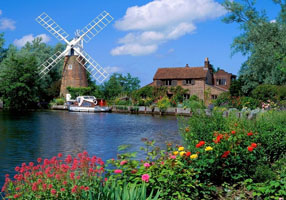
#> input picture assets/1.jpg, 286 x 200 px; its folder holds only this picture in this run
$ python -i color_cast_detection.py   (imports and definitions only)
#> lines starting #> are read from the running program, lines starting #| are printed output that depends on the picture
#> further down, picture is the input picture: shape (200, 286, 3); mean B, G, R 112.6, 108.2, 82.1
"""
偏色检测算法 - Python实现
Color Cast Detection Algorithm

基于色彩统计分析的图像质量评估技术，
支持灰度世界假设和白点检测两种检测策略。

Author: GlimmerLab
Date: 2024
"""

import cv2
import numpy as np
import logging
import time
from typing import Tuple, Optional, List, Dict, Any, Union
from dataclasses import dataclass
from pathlib import Path
import math

# 配置日志
# [1 line not run here, left out]
logger = logging.getLogger(__name__)


@dataclass
class ColorStatistics:
    """色彩统计信息数据结构"""
    mean_rgb: np.ndarray             # RGB均值
    std_rgb: np.ndarray              # RGB标准差
    max_rgb: np.ndarray              # RGB最大值
    min_rgb: np.ndarray              # RGB最小值
    brightness_avg: float            # 平均亮度
    contrast_measure: float          # 对比度度量


@dataclass
class ColorCastResult:
    """偏色检测结果数据结构"""
    has_color_cast: bool             # 是否存在偏色
    cast_vector: np.ndarray          # 偏色向量
    cast_magnitude: float            # 偏色程度
    dominant_color: str              # 主要偏色方向
    confidence: float                # 检测置信度
    correction_vector: np.ndarray    # 建议校正向量


@dataclass
class ColorCastParams:
    """偏色检测参数配置"""
    gray_world_threshold: float = 0.05      # 灰度世界偏色阈值
    white_point_threshold: float = 0.8      # 白点亮度阈值
    cast_score_threshold: float = 0.08      # 综合偏色评分阈值
    correction_strength: float = 0.5        # 校正强度
    min_pixels_for_analysis: int = 1000     # 分析所需最少像素数


class ColorCastDetector:
    """偏色检测处理类"""

    def __init__(self, params: Optional[ColorCastParams] = None):
        """
        初始化偏色检测器

        Args:
            params: 检测参数配置
        """
        self.params = params or ColorCastParams()
        logger.info(f"初始化偏色检测器，灰度世界阈值: {self.params.gray_world_threshold}")

    def compute_color_statistics(self, image: np.ndarray) -> ColorStatistics:
        """
        计算图像的色彩统计特征

        Args:
            image: 输入图像

        Returns:
            色彩统计信息
        """
        if image is None or image.size == 0:
            raise ValueError("输入图像为空")

        if len(image.shape) == 3 and image.shape[2] == 3:
            # 转换为浮点数格式
            float_image = image.astype(np.float64) / 255.0
        else:
            raise ValueError("输入图像必须是三通道彩色图像")

        # 分离RGB通道
        channels = cv2.split(float_image)

        # 计算各通道统计量
        mean_rgb = np.array([np.mean(ch) for ch in channels])
#> mean_rgb = [0.442, 0.424, 0.322]
        std_rgb = np.array([np.std(ch) for ch in channels])
#> std_rgb = [0.323, 0.2, 0.199]
        max_rgb = np.array([np.max(ch) for ch in channels])
#> max_rgb = [1, 1, 1]
        min_rgb = np.array([np.min(ch) for ch in channels])
#> min_rgb = [0, 0, 0]

        # 计算整体亮度（使用感知加权）
        gray = cv2.cvtColor(float_image.astype(np.float32), cv2.COLOR_BGR2GRAY)
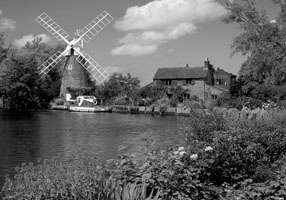
#> gray: shape (200, 286) float32; min 0, max 1, mean 0.396
        brightness_avg = np.mean(gray)
#> brightness_avg = 0.396

        # 计算对比度度量
        contrast_measure = np.std(gray) / (brightness_avg + 1e-6)
#> contrast_measure = 0.497

        return ColorStatistics(
            mean_rgb=mean_rgb,
            std_rgb=std_rgb,
            max_rgb=max_rgb,
            min_rgb=min_rgb,
            brightness_avg=brightness_avg,
            contrast_measure=contrast_measure
        )

    def detect_color_cast_gray_world(self, image: np.ndarray) -> ColorCastResult:
        """
        使用灰度世界假设检测偏色

        Args:
            image: 输入图像

        Returns:
            偏色检测结果
        """
        # 计算色彩统计
        stats = self.compute_color_statistics(image)

        # 计算全局均值作为基准
        global_mean = np.mean(stats.mean_rgb)
#> global_mean = 0.396

        # 计算偏色向量
        cast_vector = stats.mean_rgb - global_mean
#> cast_vector = [0.0457, 0.0282, -0.0739]

        # 计算偏色程度
        cast_magnitude = np.linalg.norm(cast_vector)
#> cast_magnitude = 0.0914

        # 判断是否存在显著偏色
        has_color_cast = cast_magnitude > self.params.gray_world_threshold
#> has_color_cast = True

        # 确定主要偏色方向
        dominant_color = "色彩平衡"
        if has_color_cast:
            max_channel = np.argmax(np.abs(cast_vector))
#> max_channel = 2
            color_names = ["蓝色", "绿色", "红色"]
            direction = "偏" if cast_vector[max_channel] > 0 else "缺"
#> direction = '缺'
            dominant_color = direction + color_names[max_channel]
#> dominant_color = '缺红色'

        # 计算检测置信度
        confidence = min(1.0, cast_magnitude / 0.2)  # 归一化到[0,1]
#> confidence = 0.457

        # 计算校正向量
        correction_vector = -cast_vector * self.params.correction_strength
#> correction_vector = [-0.0228, -0.0141, 0.037]

        return ColorCastResult(
            has_color_cast=has_color_cast,
            cast_vector=cast_vector,
            cast_magnitude=cast_magnitude,
            dominant_color=dominant_color,
            confidence=confidence,
            correction_vector=correction_vector
        )

    def detect_color_cast_white_point(self, image: np.ndarray) -> ColorCastResult:
        """
        使用白点检测法检测偏色

        Args:
            image: 输入图像

        Returns:
            偏色检测结果
        """
        # 转换为浮点数格式
        float_image = image.astype(np.float64) / 255.0

        # 计算亮度
        gray = cv2.cvtColor(float_image.astype(np.float32), cv2.COLOR_BGR2GRAY)

        # 寻找最亮像素
        max_brightness = np.max(gray)
#> max_brightness = 1
        max_locations = np.where(gray == max_brightness)
#> max_locations = ([98, 108], [67, 91])

        # 检查白点的可靠性
        reliable_white_point = max_brightness >= self.params.white_point_threshold
#> reliable_white_point = True

        if reliable_white_point and len(max_locations[0]) > 0:
            # 获取白点的色彩值（取第一个最亮点）
            y, x = max_locations[0][0], max_locations[1][0]
#> y = 98; x = 67
            white_point_color = float_image[y, x]
#> white_point_color = [1, 1, 1]

            # 理想白点应该是(1.0, 1.0, 1.0)
            ideal_white = np.array([1.0, 1.0, 1.0])

            # 计算偏色向量
            cast_vector = white_point_color - ideal_white
#> cast_vector = [0, 0, 0]

            # 计算偏色程度
            cast_magnitude = np.linalg.norm(cast_vector)
#> cast_magnitude = 0

            # 归一化偏色程度
            white_brightness = np.linalg.norm(white_point_color)
#> white_brightness = 1.73
            if white_brightness > 0:
                cast_magnitude /= white_brightness

            # 判断是否存在偏色
            has_color_cast = cast_magnitude > 0.1
#> has_color_cast = False

            # 确定主要偏色方向
            dominant_color = "色彩平衡"
            if has_color_cast:
                max_channel = np.argmax(np.abs(cast_vector))
                color_names = ["蓝色", "绿色", "红色"]
                direction = "偏" if cast_vector[max_channel] > 0 else "缺"
                dominant_color = direction + color_names[max_channel]

            confidence = 0.8 if reliable_white_point else 0.3
#> confidence = 0.8

        else:
            # 没有可靠白点
            cast_vector = np.array([0.0, 0.0, 0.0])
            cast_magnitude = 0.0
            has_color_cast = False
            dominant_color = "无法确定"
            confidence = 0.0

        # 计算校正向量
        correction_vector = -cast_vector * self.params.correction_strength
#> correction_vector = [0, 0, 0]

        return ColorCastResult(
            has_color_cast=has_color_cast,
            cast_vector=cast_vector,
            cast_magnitude=cast_magnitude,
            dominant_color=dominant_color,
            confidence=confidence,
            correction_vector=correction_vector
        )

    def detect_color_cast_comprehensive(self, image: np.ndarray) -> Dict[str, Any]:
        """
        综合多种方法的偏色检测

        Args:
            image: 输入图像

        Returns:
            综合检测结果字典
        """
        # 分别使用两种方法
        gray_world_result = self.detect_color_cast_gray_world(image)
        white_point_result = self.detect_color_cast_white_point(image)

        # 融合两种方法的结果
        gray_world_weight = 0.6
        white_point_weight = 0.4

        # 如果白点不可靠，增加灰度世界的权重
        if white_point_result.confidence < 0.5:
            gray_world_weight = 0.8
            white_point_weight = 0.2

        # 计算综合偏色程度
        final_cast_score = (gray_world_weight * gray_world_result.cast_magnitude +
                           white_point_weight * white_point_result.cast_magnitude)
#> final_cast_score = 0.0548

        # 生成综合评估
        if final_cast_score < 0.03:
            cast_assessment = "色彩平衡良好"
        elif final_cast_score < 0.08:
            cast_assessment = "轻微偏色"
        elif final_cast_score < 0.15:
            cast_assessment = "中等偏色"
        else:
            cast_assessment = "严重偏色"

        # 确定主要偏色方向（优先考虑置信度高的结果）
        if gray_world_result.confidence > white_point_result.confidence:
            dominant_color = gray_world_result.dominant_color
        else:
            dominant_color = white_point_result.dominant_color
#> dominant_color = '色彩平衡'

        # 计算综合校正向量
        correction_vector = (gray_world_weight * gray_world_result.correction_vector +
                           white_point_weight * white_point_result.correction_vector)
#> correction_vector = [-0.0137, -0.00847, 0.0222]

        return {
            'gray_world_result': gray_world_result,
            'white_point_result': white_point_result,
            'final_cast_score': final_cast_score,
            'cast_assessment': cast_assessment,
            'dominant_color': dominant_color,
            'has_color_cast': final_cast_score > self.params.cast_score_threshold,
            'correction_vector': correction_vector,
            'confidence': max(gray_world_result.confidence, white_point_result.confidence)
        }

    # [344 lines left out: functions apply_color_correction, analyze_image_regions, generate_cast_heatmap, visualize_results, demo_basic_detection, demo_color_correction and 3 more, not called in this run]


# [20 lines not run here, left out]

>>> import cv2
>>> picture = cv2.imread('../../assets/1.jpg')
>>> result = ColorCastDetector().detect_color_cast_comprehensive(picture)
#> result = 8 items

$ run again, on assets/3.jpg
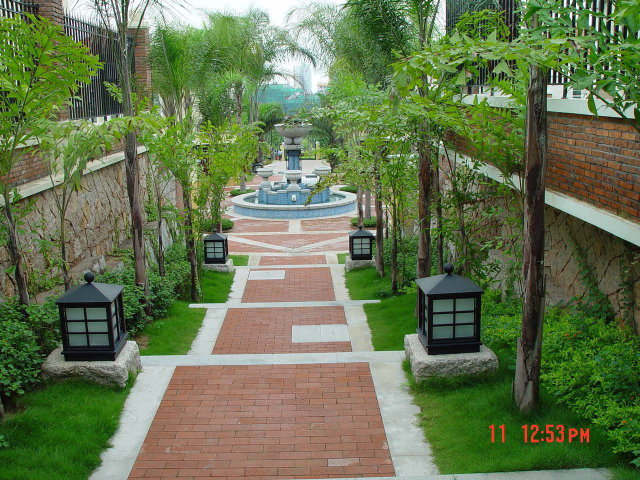
#> input picture assets/3.jpg, 1280 x 960 px (shown at 1/2 size)
#> picture is the input picture: shape (960, 1280, 3); mean B, G, R 79.2, 116.8, 101.5
#> mean_rgb = [0.311, 0.458, 0.398]
#> std_rgb = [0.246, 0.202, 0.229]
#> max_rgb = [1, 1, 1]
#> min_rgb = [0, 0, 0]
#> in compute_color_statistics, `gray = cv2.cvtColor(float_image.astype(np.float32), cv2.COLOR_BGR2GRAY)`:
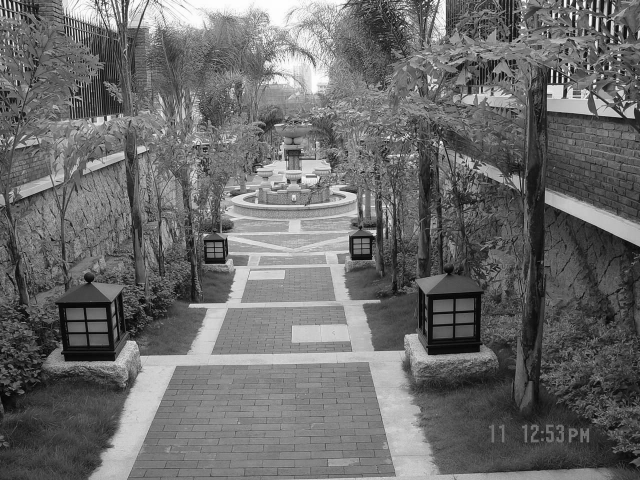
#> gray: shape (960, 1280) float32 (shown at 1/2 size); min 0, max 1, mean 0.423
#> brightness_avg = 0.423
#> contrast_measure = 0.487
#> global_mean = 0.389
#> in detect_color_cast_gray_world, `cast_vector = stats.mean_rgb - global_mean`: cast_vector = [-0.0783, 0.0691, 0.00916]
#> in detect_color_cast_gray_world, `cast_magnitude = np.linalg.norm(cast_vector)`: cast_magnitude = 0.105
#> in detect_color_cast_gray_world, `has_color_cast = cast_magnitude > self.params.gray_world_threshold`: has_color_cast = True
#> max_channel = 0
#> direction = '缺'
#> in detect_color_cast_gray_world, `dominant_color = direction + color_names[max_channel]`: dominant_color = '缺蓝色'
#> in detect_color_cast_gray_world, `confidence = min(1.0, cast_magnitude / 0.2)`: confidence = 0.524
#> in detect_color_cast_gray_world, `correction_vector = -cast_vector * self.params.correction_strength`: correction_vector = [0.0391, -0.0346, -0.00458]
#> max_brightness = 1
#> max_locations = 33 positions, rows 0 to 162, columns 206 to 882
#> reliable_white_point = True
#> y = 0; x = 271
#> white_point_color = [1, 1, 1]
#> in detect_color_cast_white_point, `cast_vector = white_point_color - ideal_white`: cast_vector = [0, 0, 0]
#> in detect_color_cast_white_point, `cast_magnitude = np.linalg.norm(cast_vector)`: cast_magnitude = 0
#> white_brightness = 1.73
#> in detect_color_cast_white_point, `has_color_cast = cast_magnitude > 0.1`: has_color_cast = False
#> in detect_color_cast_white_point, `confidence = 0.8 if reliable_white_point else 0.3`: confidence = 0.8
#> in detect_color_cast_white_point, `correction_vector = -cast_vector * self.params.correction_strength`: correction_vector = [0, 0, 0]
#> final_cast_score = 0.0629
#> in detect_color_cast_comprehensive, `dominant_color = white_point_result.dominant_color`: dominant_color = '色彩平衡'
#> in detect_color_cast_comprehensive, `correction_vector = (gray_world_weight * gray_world_result.correction_..`: correction_vector = [0.0235, -0.0207, -0.00275]
#> result = 8 items

$ run again, on assets/imori.jpg
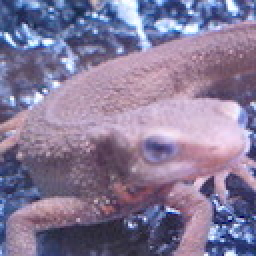
#> input picture assets/imori.jpg, 128 x 128 px (shown 2 times larger)
#> picture is the input picture: shape (128, 128, 3); mean B, G, R 152.8, 121.8, 134.1
#> mean_rgb = [0.599, 0.478, 0.526]
#> std_rgb = [0.179, 0.182, 0.213]
#> max_rgb = [1, 1, 1]
#> min_rgb = [0.18, 0, 0]
#> in compute_color_statistics, `gray = cv2.cvtColor(float_image.astype(np.float32), cv2.COLOR_BGR2GRAY)`:
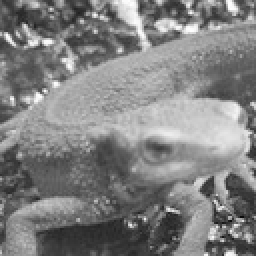
#> gray: shape (128, 128) float32 (shown 2 times larger); min 0.0416, max 0.998, mean 0.506
#> brightness_avg = 0.506
#> contrast_measure = 0.369
#> global_mean = 0.534
#> in detect_color_cast_gray_world, `cast_vector = stats.mean_rgb - global_mean`: cast_vector = [0.0648, -0.0565, -0.00833]
#> in detect_color_cast_gray_world, `cast_magnitude = np.linalg.norm(cast_vector)`: cast_magnitude = 0.0864
#> in detect_color_cast_gray_world, `has_color_cast = cast_magnitude > self.params.gray_world_threshold`: has_color_cast = True
#> max_channel = 0
#> direction = '偏'
#> in detect_color_cast_gray_world, `dominant_color = direction + color_names[max_channel]`: dominant_color = '偏蓝色'
#> in detect_color_cast_gray_world, `confidence = min(1.0, cast_magnitude / 0.2)`: confidence = 0.432
#> in detect_color_cast_gray_world, `correction_vector = -cast_vector * self.params.correction_strength`: correction_vector = [-0.0324, 0.0282, 0.00417]
#> max_brightness = 0.998
#> max_locations = ([15], [95])
#> reliable_white_point = True
#> y = 15; x = 95
#> white_point_color = [1, 0.996, 1]
#> in detect_color_cast_white_point, `cast_vector = white_point_color - ideal_white`: cast_vector = [0, -0.00392, 0]
#> in detect_color_cast_white_point, `cast_magnitude = np.linalg.norm(cast_vector)`: cast_magnitude = 0.00392
#> white_brightness = 1.73
#> in detect_color_cast_white_point, `cast_magnitude /= white_brightness`: cast_magnitude = 0.00227
#> in detect_color_cast_white_point, `has_color_cast = cast_magnitude > 0.1`: has_color_cast = False
#> in detect_color_cast_white_point, `confidence = 0.8 if reliable_white_point else 0.3`: confidence = 0.8
#> in detect_color_cast_white_point, `correction_vector = -cast_vector * self.params.correction_strength`: correction_vector = [0, 0.00196, 0]
#> final_cast_score = 0.0527
#> in detect_color_cast_comprehensive, `dominant_color = white_point_result.dominant_color`: dominant_color = '色彩平衡'
#> in detect_color_cast_comprehensive, `correction_vector = (gray_world_weight * gray_world_result.correction_..`: correction_vector = [-0.0194, 0.0177, 0.0025]
#> result = 8 items
